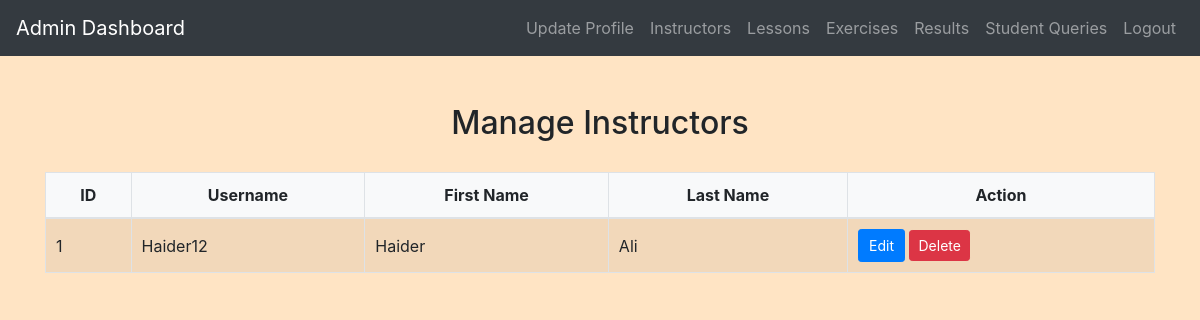
/admin/view_instructors.php (signed in), run on the app's committed database.
### tables this page shows
CREATE TABLE `instructors` (
  `id` int(11) NOT NULL,
  `username` varchar(50) NOT NULL,
  `password` varchar(255) NOT NULL,
  `first_name` varchar(100) NOT NULL,
  `last_name` varchar(100) NOT NULL,
  `created_at` timestamp NOT NULL DEFAULT current_timestamp(),
  `updated_at` timestamp NOT NULL DEFAULT current_timestamp() ON UPDATE current_timestamp()
);

### admin/view_instructors.php (the view, shortened to what this page needs)
<?php
include('config.php');
$sql = "SELECT id, username, first_name, last_name FROM instructors";
$result = $conn->query($sql);
$instructors = [];
if ($result->num_rows > 0) {
    while ($row = $result->fetch_assoc()) {
        $instructors[] = $row;
    }
}
?>
<!DOCTYPE html>
<html lang="en">
<head>
    <link rel="stylesheet" href="https://maxcdn.bootstrapcdn.com/bootstrap/4.5.2/css/bootstrap.min.css">
    <link rel="stylesheet" href="../css/style.css">
</head>
<body>
    <?php include('admin_navbar.php'); ?>
    <div class="container mt-5">
        <h2>Manage Instructors</h2>
        <table class="table table-striped">
            <thead>
                <tr>
                    <th>ID</th>
                    <th>Username</th>
                    <th>First Name</th>
                    <th>Last Name</th>
                    <th>Action</th>
                </tr>
            </thead>
            <tbody>
                <?php foreach ($instructors as $instructor): ?>
                    <tr>
                        <td><?php echo $instructor['id']; ?></td>
                        <td><?php echo htmlspecialchars($instructor['username']); ?></td>
                        <td><?php echo htmlspecialchars($instructor['first_name']); ?></td>
                        <td><?php echo htmlspecialchars($instructor['last_name']); ?></td>
                        <td>
                            <a href="edit_instructor.php?id=<?php echo $instructor['id']; ?>" class="btn btn-primary btn-sm">Edit</a>
                            <a href="view_instructors.php?delete_id=<?php echo $instructor['id']; ?>" class="btn btn-danger btn-sm" onclick="return confirm('Are you sure you want to delete this instructor?')">Delete</a>
                        </td>
                    </tr>
                <?php endforeach; ?>
            </tbody>
        </table>
    </div>
</body>
</html>

### css/style.css (style rules this page uses)
body { background-color: bisque; }
h1, h2, h3, h4 { text-align: center; margin-top: 30px; margin-bottom: 30px; }
.table { width: 100%; border-collapse: collapse; margin-top: 20px; }
.table th, .table td { padding: 10px; border: 1px solid #dee2e6; }
.table thead th { background-color: #f8f9fa; font-weight: bold; text-align: center; }
.table tbody td { vertical-align: middle; }
.btn-primary { padding: 5px 10px; }

### data on the page
instructors: id "1", username "Haider12", first_name "Haider", last_name "Ali"
